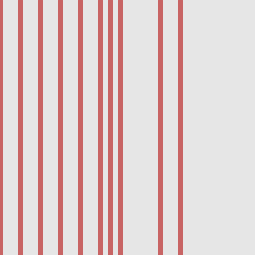
Frame 1 (no input)
Frame 60 (the mouse pressed at the canvas centre just before this capture): identical to frame 1, image omitted
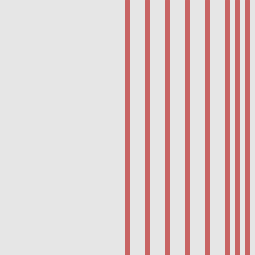
Frame 120 (the mouse held since frame 60 and released just before this capture)

The Processing sketch that drew these frames (run headless with seeded random() and noise(); from frame 60 on, the mouse is pressed at the canvas centre):

// Processing sketch: LessonOneProject
// ── LessonOneProject.pde
// Learning Processing Lesson One Project
// 1) Design a static screen drawing using RGB color and primitive shapes.
// 2) Make the static screen drawing dynamic by having it interact with the mouse.
//    This might include shapes following the mouse, changing their size according
//    to the mouse, changing their color according to the mouse, and so on.

// Ten lines.

void setup() {
  size(255, 255);

  stroke(200, 100, 100);
  strokeWeight(5);
}

void draw() {
  background(230);
  line(mouseX + 0, 0, mouseX + 0, 255);
  line(mouseX + 20, 0, mouseX + 20, 255);
  line(mouseX + 40, 0, mouseX + 40, 255);
  line(mouseX + 60, 0, mouseX + 60, 255);
  line(mouseX + 80, 0, mouseX + 80, 255);
  line(mouseX + 100, 0, mouseX + 100, 255);
  line(mouseX + 110, 0, mouseX + 110, 255);
  line(mouseX + 120, 0, mouseX + 120, 255);
  line(mouseX + 160, 0, mouseX + 160, 255);
  line(mouseX + 180, 0, mouseX + 180, 255);
}

void mouseClicked() {
  stroke(mouseX, mouseX + mouseY, mouseY);
}

void keyPressed() {
  strokeWeight(key / 8);
}

void keyReleased() {
  strokeWeight(5);
}
